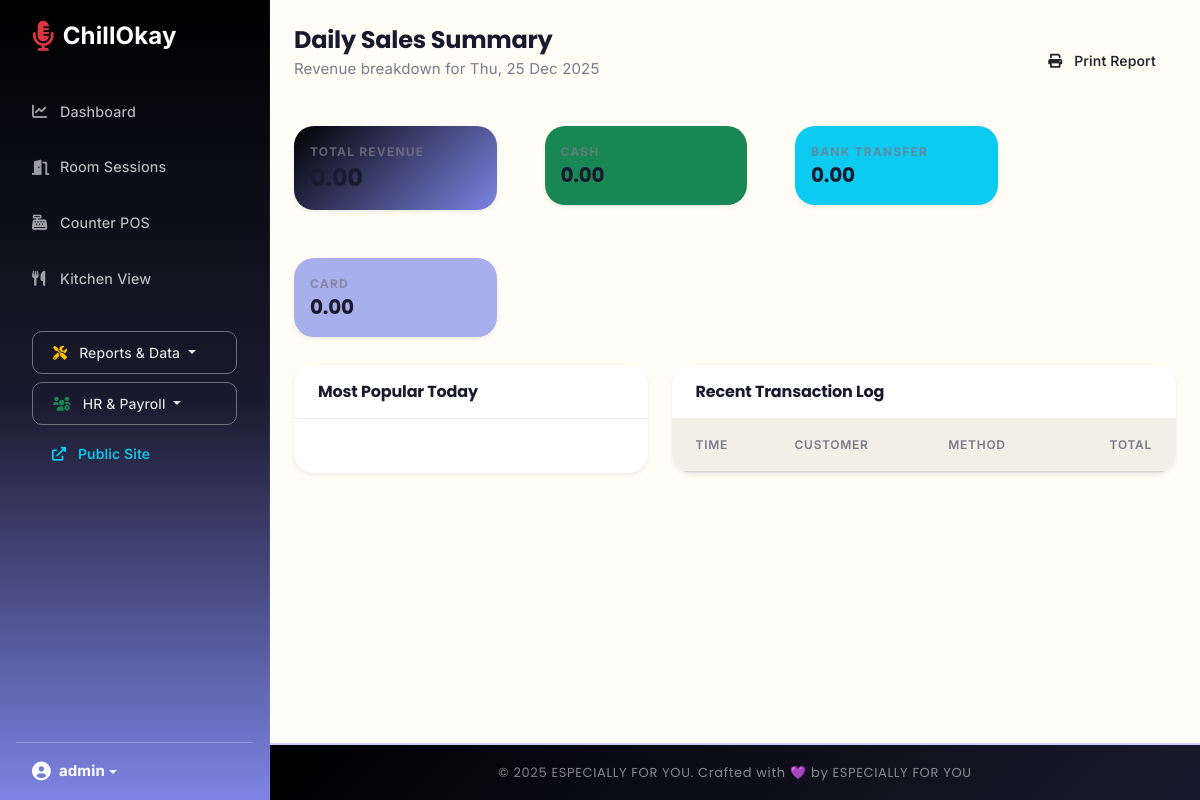
Before: /karaoke/summary/ (signed in) with the older database file.
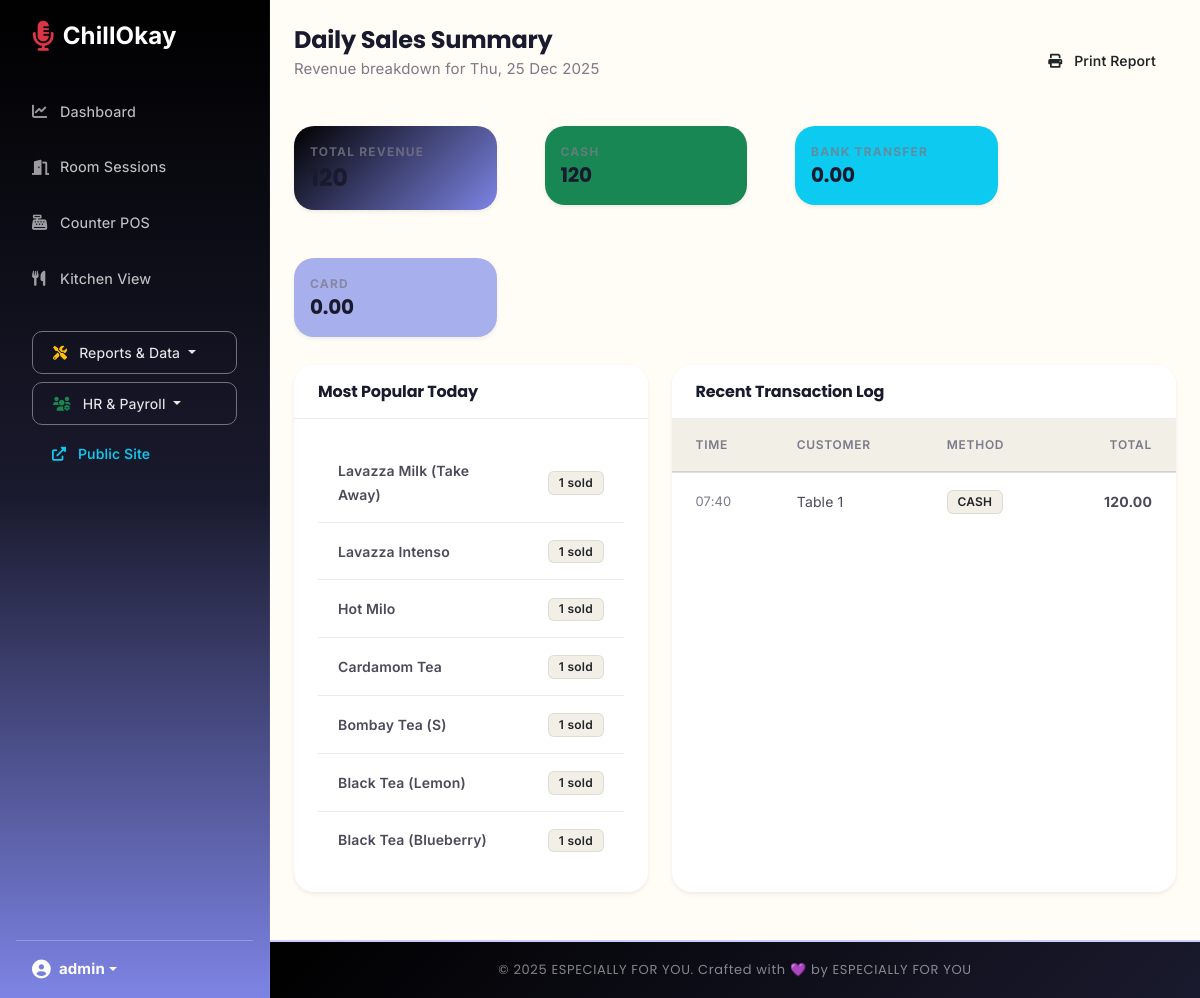
After: the same page with the newer database file.
### core/models.py (models this page shows, shortened)
class Product(models.Model):
    outlet = models.ForeignKey(Outlet, on_delete=models.CASCADE, related_name='products', null=True)
    name = models.CharField(max_length=200)
    sku = models.CharField(max_length=50, null=True, blank=True)
    category = models.CharField(max_length=100, blank=True, null=True)
    cost_price = models.DecimalField(max_digits=10, decimal_places=2, default=0.00)
    selling_price = models.DecimalField(max_digits=10, decimal_places=2)
    current_stock_level = models.IntegerField(default=0)
    is_favorite = models.BooleanField(default=False)
    image = models.ImageField(upload_to='products/', blank=True, null=True)

class SaleTransaction(models.Model):
    outlet = models.ForeignKey(Outlet, on_delete=models.CASCADE, related_name='sales', null=True)
    customer = models.ForeignKey(Customer, on_delete=models.SET_NULL, null=True, blank=True)
    date = models.DateTimeField(auto_now_add=True)
    total_amount = models.DecimalField(max_digits=10, decimal_places=2)
    payment_method = models.CharField(max_length=50, default='Cash')
    customer_name = models.CharField(max_length=100, blank=True, null=True)
    status = models.CharField(max_length=20, default='Completed')

### karaoke/views.py (the view)
# urls.py: path('summary/', views.daily_summary, name='daily_summary'),
@login_required
def daily_summary(request):
    outlet = get_user_outlet(request.user)
    today = timezone.now().date()
    sales_today = SaleTransaction.objects.filter(outlet=outlet, date__date=today)
    total_revenue = sales_today.aggregate(Sum('total_amount'))['total_amount__sum'] or 0
    cash_total = sales_today.filter(payment_method='Cash').aggregate(Sum('total_amount'))['total_amount__sum'] or 0
    card_total = sales_today.filter(payment_method='Card').aggregate(Sum('total_amount'))['total_amount__sum'] or 0
    transfer_total = sales_today.filter(payment_method='Transfer').aggregate(Sum('total_amount'))['total_amount__sum'] or 0
    credit_sales = sales_today.filter(payment_method='Credit').aggregate(Sum('total_amount'))['total_amount__sum'] or 0
    credit_repayments = CreditPayment.objects.filter(outlet=outlet, date__date=today).aggregate(Sum('amount_paid'))['amount_paid__sum'] or 0
    best_sellers = SaleItem.objects.filter(sale__date__date=today).values('product__name').annotate(total_qty=Sum('quantity')).order_by('-total_qty')[:10]
    return render(request, 'karaoke/summary.html', {
        'today': today,
        'total_revenue': total_revenue,
        'cash_total': cash_total,
        'card_total': card_total,
        'transfer_total': transfer_total,
        'credit_sales': credit_sales,
        'credit_repayments': credit_repayments,
        'best_sellers': best_sellers,
        'recent_sales': sales_today.order_by('-date')[:20]
    })

### karaoke/views.py (called while the page is built)
def get_user_outlet(user):
    try:
        return user.employee.outlet
    except:
        return Outlet.objects.first()

### karaoke/templates/karaoke/summary.html (shortened to what the changed rows need)
{% extends 'base.html' %}
{% block content %}
<div class="container-fluid p-4">
    <div class="d-flex justify-content-between align-items-center mb-4">
        <div>
            <h2 class="fw-bold mb-0">Daily Sales Summary</h2>
        </div>
    </div>
    <div class="row g-4 mb-4">
        <div class="col-md-3">
            <div class="card border-0 shadow-sm bg-dark text-white p-3">
                <small class="text-uppercase opacity-75 fw-bold">Total Revenue</small>
                <h2 class="fw-bold mb-0">{{ currency }} {{ total_revenue|default:"0.00" }}</h2>
            </div>
        </div>
        <div class="col-md-3">
            <div class="card border-0 shadow-sm bg-success text-white p-3">
                <small class="text-uppercase opacity-75 fw-bold">Cash</small>
                <h3 class="fw-bold mb-0">{{ currency }} {{ cash_total|default:"0.00" }}</h3>
            </div>
        </div>
    </div>
    <div class="row">
        <div class="col-md-5">
            <div class="card shadow-sm border-0 h-100">
                <div class="card-body">
                    <table class="table table-borderless align-middle">
                        <tbody>
                            {% for item in best_sellers %}
                            <tr>
                                <td class="py-3 fw-semibold">{{ item.product__name }}</td>
                                <td class="text-end"><span class="badge bg-light text-dark">{{ item.total_qty }} sold</span></td>
                            </tr>
                            {% endfor %}
                        </tbody>
                    </table>
                </div>
            </div>
        </div>
        <div class="col-md-7">
            <div class="card shadow-sm border-0 h-100">
                <div class="card-body p-0">
                    <div class="table-responsive">
                        <table class="table table-hover align-middle mb-0">
                            <thead>
                                <tr class="table-light">
                                    <th class="ps-4">Time</th>
                                    <th>Customer</th>
                                    <th>Method</th>
                                    <th class="text-end pe-4">Total</th>
                                </tr>
                            </thead>
                            <tbody>
                                {% for sale in recent_sales %}
                                <tr>
                                    <td class="ps-4 small text-muted">{{ sale.date|time:"H:i" }}</td>
                                    <td>{{ sale.customer_name }}</td>
                                    <td><span class="badge bg-light text-dark text-uppercase">{{ sale.payment_method }}</span></td>
                                    <td class="text-end pe-4 fw-bold">{{ currency }} {{ sale.total_amount }}</td>
                                </tr>
                                {% endfor %}
                            </tbody>
                        </table>
                    </div>
                </div>
            </div>
        </div>
    </div>
</div>
{% endblock %}

Changed rows visible on the page:
now on this page (row edited): Product: product__name "Lavazza Milk (Take Away)", total_qty "1"
now on this page (row edited): Product: product__name "Lavazza Intenso", total_qty "1"
now on this page (row edited): Product: product__name "Hot Milo", total_qty "1"
now on this page (row edited): Product: product__name "Cardamom Tea", total_qty "1"
now on this page (row edited): Product: product__name "Bombay Tea (S)", total_qty "1"
now on this page (row edited): Product: product__name "Black Tea (Lemon)", total_qty "1"
now on this page (row edited): Product: product__name "Black Tea (Blueberry)", total_qty "1"
added SaleTransaction: date "07:40", customer_name "Table 1", payment_method "CASH", total_amount "120.00"
Other visible differences:
{{ total_revenue|default:"0.00" }}: "0.00" → "120"
{{ cash_total|default:"0.00" }}: "0.00" → "120"
